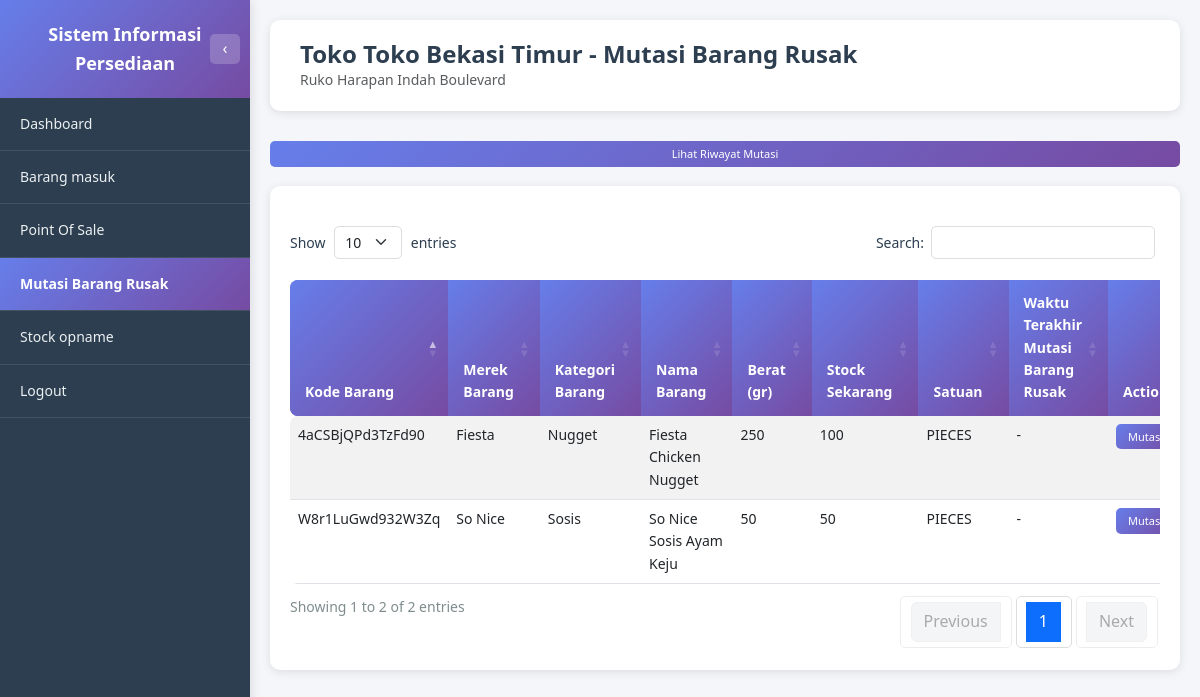
Page /toko/mutasi_barang_rusak.php (signed in) on the committed database.
### tables this page shows
CREATE TABLE USERS (
         ID_USERS               VARCHAR(8) NOT NULL,
         KD_LOKASI              VARCHAR(8),
         NAMA                   VARCHAR(256),
         USERNAME               VARCHAR(256),
         PASSWORD               VARCHAR(256),
         STATUS                 ENUM('AKTIF', 'TIDAK AKTIF'),
         PRIMARY KEY (ID_USERS)
      );

CREATE TABLE MASTER_LOKASI (
         KD_LOKASI            VARCHAR(8) NOT NULL,
         NAMA_LOKASI          VARCHAR(256),
         TYPE_LOKASI          ENUM('gudang', 'toko'),
         ALAMAT_LOKASI        VARCHAR(256),
         MAX_STOCK_TOTAL      INT,
         SATUAN               ENUM('PIECES', 'DUS'),
         STATUS               ENUM('AKTIF', 'TIDAK AKTIF'),
         PRIMARY KEY (KD_LOKASI)
      );

CREATE TABLE STOCK (
         KD_BARANG              VARCHAR(16) NOT NULL,
         KD_LOKASI              VARCHAR(8) NOT NULL,
         UPDATED_BY             VARCHAR(8),
         JUMLAH_BARANG          INT,
         JUMLAH_MIN_STOCK       INT,
         JUMLAH_MAX_STOCK       INT,
         SATUAN                 ENUM('PIECES', 'DUS'),
         LAST_UPDATED           TIMESTAMP DEFAULT CURRENT_TIMESTAMP ON UPDATE CURRENT_TIMESTAMP,
         PRIMARY KEY (KD_BARANG, KD_LOKASI)
      );

CREATE TABLE MASTER_BARANG (
         KD_BARANG                    VARCHAR(16) NOT NULL,
         KD_KATEGORI_BARANG           VARCHAR(8),
         KD_SUPPLIER                  VARCHAR(8),
         KD_MEREK_BARANG              VARCHAR(8),
         NAMA_BARANG                  VARCHAR(256),
         BERAT                        INT,
         AVG_HARGA_BELI_PIECES        DECIMAL(20,2),
         HARGA_JUAL_BARANG_PIECES     DECIMAL(20,2),
         SATUAN_PERDUS                INT,
         GAMBAR_BARANG                VARCHAR(512),
         LAST_UPDATED                 TIMESTAMP DEFAULT CURRENT_TIMESTAMP ON UPDATE CURRENT_TIMESTAMP,
         STATUS                       ENUM('AKTIF', 'TIDAK AKTIF'),
         PRIMARY KEY (KD_BARANG)
      );

### toko/mutasi_barang_rusak.php (the view, shortened to what this page needs)
<?php
require_once '../dbconnect.php';
$user_id = $_SESSION['user_id'];
$query_user = "SELECT u.ID_USERS, u.KD_LOKASI, ml.NAMA_LOKASI
               FROM USERS u
               LEFT JOIN MASTER_LOKASI ml ON u.KD_LOKASI = ml.KD_LOKASI
               WHERE u.ID_USERS = ?";
$stmt_user = $conn->prepare($query_user);
$stmt_user->bind_param("s", $user_id);
$stmt_user->execute();
$result_user = $stmt_user->get_result();
$user_data = $result_user->fetch_assoc();
$kd_lokasi = $user_data['KD_LOKASI'];
$nama_lokasi = $user_data['NAMA_LOKASI'] ?? 'Toko';
$query_alamat = "SELECT ALAMAT_LOKASI FROM MASTER_LOKASI WHERE KD_LOKASI = ?";
$stmt_alamat = $conn->prepare($query_alamat);
$stmt_alamat->bind_param("s", $kd_lokasi);
$stmt_alamat->execute();
$result_alamat = $stmt_alamat->get_result();
$alamat_lokasi = $result_alamat->num_rows > 0 ? $result_alamat->fetch_assoc()['ALAMAT_LOKASI'] : '';
$query_stock = "SELECT
    s.KD_BARANG,
    mb.NAMA_BARANG,
    mb.BERAT,
    COALESCE(mm.NAMA_MEREK, '-') as NAMA_MEREK,
    COALESCE(mk.NAMA_KATEGORI, '-') as NAMA_KATEGORI,
    s.JUMLAH_BARANG as STOCK_SEKARANG,
    s.SATUAN,
    (
        SELECT MAX(mbr.WAKTU_MUTASI)
        FROM MUTASI_BARANG_RUSAK mbr
        WHERE mbr.KD_BARANG = s.KD_BARANG AND mbr.KD_LOKASI = s.KD_LOKASI
    ) as WAKTU_TERAKHIR_MUTASI
FROM STOCK s
INNER JOIN MASTER_BARANG mb ON s.KD_BARANG = mb.KD_BARANG
LEFT JOIN MASTER_MEREK mm ON mb.KD_MEREK_BARANG = mm.KD_MEREK_BARANG
LEFT JOIN MASTER_KATEGORI_BARANG mk ON mb.KD_KATEGORI_BARANG = mk.KD_KATEGORI_BARANG
WHERE s.KD_LOKASI = ?
ORDER BY s.KD_BARANG ASC";
$stmt_stock = $conn->prepare($query_stock);
$stmt_stock->bind_param("s", $kd_lokasi);
$stmt_stock->execute();
$result_stock = $stmt_stock->get_result();
function formatWaktuTerakhirMutasi($waktu) {
    if (empty($waktu) || $waktu == null) {
        return '-';
    }
    $bulan = [
        1 => 'Januari', 2 => 'Februari', 3 => 'Maret', 4 => 'April',
        5 => 'Mei', 6 => 'Juni', 7 => 'Juli', 8 => 'Agustus',
        9 => 'September', 10 => 'Oktober', 11 => 'November', 12 => 'Desember'
    ];
    $timezone = new DateTimeZone('Asia/Jakarta');
    $date = new DateTime($waktu, $timezone);
    $tanggal_formatted = $date->format('d') . ' ' . $bulan[(int)$date->format('m')] . ' ' . $date->format('Y');
    $waktu_formatted = $date->format('H:i') . ' WIB';
    $selisih_text = '';
    return $tanggal_formatted . ' ' . $waktu_formatted . ' (' . $selisih_text . ')';
}
?>
<!DOCTYPE html>
<html lang="id">
<head>
    <link href="https://cdn.jsdelivr.net/npm/bootstrap@5.3.0/dist/css/bootstrap.min.css" rel="stylesheet">
    <link href="https://cdn.datatables.net/1.13.7/css/dataTables.bootstrap5.min.css" rel="stylesheet">
    <link href="https://cdn.jsdelivr.net/npm/sweetalert2@11/dist/sweetalert2.min.css" rel="stylesheet">
    <link href="../assets/css/style.css" rel="stylesheet">
</head>
<body class="dashboard-body">
    <?php include 'includes/sidebar.php'; ?>
    <div class="main-content">
        <div class="page-header">
            <h1 class="page-title">Toko <?php echo htmlspecialchars($nama_lokasi); ?> - Mutasi Barang Rusak</h1>
            <?php if (!empty($alamat_lokasi)): ?>
                <p class="text-muted mb-0"><?php echo htmlspecialchars($alamat_lokasi); ?></p>
            <?php endif; ?>
        </div>
        <div class="mb-3">
            <button class="btn-view btn-sm" onclick="lihatRiwayatMutasi()">Lihat Riwayat Mutasi</button>
        </div>
        <div class="table-section">
            <div class="table-responsive">
                <table id="tableMutasiBarangRusak" class="table table-custom table-striped table-hover">
                    <thead>
                        <tr>
                            <th>Kode Barang</th>
                            <th>Merek Barang</th>
                            <th>Kategori Barang</th>
                            <th>Nama Barang</th>
                            <th>Berat (gr)</th>
                            <th>Stock Sekarang</th>
                            <th>Satuan</th>
                            <th>Waktu Terakhir Mutasi Barang Rusak</th>
                            <th>Action</th>
                        </tr>
                    </thead>
                    <tbody>
                        <?php if ($result_stock && $result_stock->num_rows > 0): ?>
                            <?php while ($row = $result_stock->fetch_assoc()): ?>
                                <tr>
                                    <td><?php echo htmlspecialchars($row['KD_BARANG']); ?></td>
                                    <td><?php echo htmlspecialchars($row['NAMA_MEREK']); ?></td>
                                    <td><?php echo htmlspecialchars($row['NAMA_KATEGORI']); ?></td>
                                    <td><?php echo htmlspecialchars($row['NAMA_BARANG']); ?></td>
                                    <td><?php echo number_format($row['BERAT'], 0, ',', '.'); ?></td>
                                    <td><?php echo number_format($row['STOCK_SEKARANG'], 0, ',', '.'); ?></td>
                                    <td><?php echo htmlspecialchars($row['SATUAN']); ?></td>
                                    <td><?php echo formatWaktuTerakhirMutasi($row['WAKTU_TERAKHIR_MUTASI']); ?></td>
                                    <td>
                                        <button class="btn-view btn-sm" onclick="bukaModalMutasi('<?php echo htmlspecialchars($row['KD_BARANG']); ?>', '<?php echo htmlspecialchars($row['NAMA_MEREK']); ?>', '<?php echo htmlspecialchars($row['NAMA_KATEGORI']); ?>', '<?php echo htmlspecialchars($row['NAMA_BARANG']); ?>', <?php echo $row['BERAT']; ?>, <?php echo $row['STOCK_SEKARANG']; ?>, '<?php echo htmlspecialchars($row['SATUAN']); ?>')">Mutasi</button>
                                    </td>
                                </tr>
                            <?php endwhile; ?>
                        <?php else: ?>
                            <tr>
                                <td colspan="9" class="text-center text-muted">Tidak ada data stock</td>
                            </tr>
                        <?php endif; ?>
                    </tbody>
                </table>
            </div>
        </div>
    </div>
</body>
</html>

### assets/css/style.css (style rules this page uses)
* { margin: 0; padding: 0; box-sizing: border-box; }
:root { --font-family-primary: 'Segoe UI', Tahoma, Geneva, Verdana, sans-serif; --font-size-base: 14px; --font-size-small: 12px; --font-size-large: 16px; --font-size-title: 24px; --font-size-heading: 18px; --font-weight-normal: 400; --font-weight-medium: 500; --font-weight-bold: 600; }
body { font-family: var(--font-family-primary); font-size: var(--font-size-base); line-height: 1.6; }
:root { --color-primary: #667eea; --color-primary-dark: #764ba2; --color-primary-gradient: linear-gradient(135deg, #667eea 0%, #764ba2 100%); --color-text-primary: #2c3e50; --color-text-secondary: #7f8c8d; --color-text-muted: #666; --color-text-light: #ecf0f1; --color-bg-primary: #f5f6fa; --color-bg-secondary: #ffffff; --color-bg-dark: #2c3e50; --color-bg-gradient: linear-gradient(135deg, #667eea 0%, #764ba2 100%); --color-border: #ddd; --color-border-light: #ecf0f1; --color-success: #27ae60; --color-warning: #f39c12; --color-danger: #e74c3c; --color-info: #3498db; --shadow-sm: 0 2px 10px rgba(0, 0, 0, 0.1); --shadow-md: 0 4px 15px rgba(0, 0, 0, 0.1); --shadow-lg: 0 10px 40px rgba(0, 0, 0, 0.2); }
body { background: var(--color-bg-gradient); min-height: 100vh; }
body.dashboard-body { background: var(--color-bg-primary); }
.main-content { margin-left: 250px; min-height: 100vh; background: var(--color-bg-primary); padding: 20px; transition: margin-left 0.3s ease; width: calc(100% - 250px); box-sizing: border-box; }
.page-header { background: var(--color-bg-secondary); padding: 20px 30px; border-radius: 10px; margin-bottom: 30px; box-shadow: var(--shadow-sm); }
.page-title { font-size: var(--font-size-title); font-weight: var(--font-weight-bold); color: var(--color-text-primary); margin: 0; }
.table-custom { border-radius: 8px; overflow: hidden; }
.table-custom thead { background: var(--color-primary-gradient); color: white; }
.table-custom thead th { border: none; padding: 12px 15px; font-weight: var(--font-weight-bold); }
.table-custom tbody tr { transition: background-color 0.2s; }
.table-section { background: var(--color-bg-secondary); padding: 20px; border-radius: 10px; margin-bottom: 30px; box-shadow: var(--shadow-sm); width: 100%; box-sizing: border-box; }
.table-section .table-responsive { width: 100%; overflow-x: auto; }
.table-section table { width: 100% !important; table-layout: auto; }
.btn-view { background: var(--color-primary-gradient); border: none; color: white; padding: 6px 15px; border-radius: 5px; font-size: var(--font-size-small); font-weight: var(--font-weight-medium); cursor: pointer; transition: all 0.2s ease; white-space: nowrap; }
.btn-view.btn-sm { padding: 4px 10px; font-size: 11px; width: 100%; margin-bottom: 3px; }
.dataTables_wrapper .table-custom { margin-top: 0; width: 100% !important; }
.dataTables_wrapper .table-custom thead th { background: var(--color-primary-gradient); color: white; border: none; padding: 12px 15px; font-weight: var(--font-weight-bold); }

### rows in the picture
users: KD_LOKASI.NAMA_LOKASI "Toko Bekasi Timur"
master_lokasi: ALAMAT_LOKASI "Ruko Harapan Indah Boulevard"
stock: KD_BARANG "4aCSBjQPd3TzFd90", NAMA_MEREK "Fiesta", NAMA_KATEGORI "Nugget", KD_BARANG.NAMA_BARANG "Fiesta Chicken Nugget", KD_BARANG.BERAT "250", JUMLAH_BARANG "100", SATUAN "PIECES", WAKTU_TERAKHIR_MUTASI "-"
stock: KD_BARANG "W8r1LuGwd932W3Zq", NAMA_MEREK "So Nice", NAMA_KATEGORI "Sosis", KD_BARANG.NAMA_BARANG "So Nice Sosis Ayam Keju", KD_BARANG.BERAT "50", JUMLAH_BARANG "50", SATUAN "PIECES", WAKTU_TERAKHIR_MUTASI "-"
